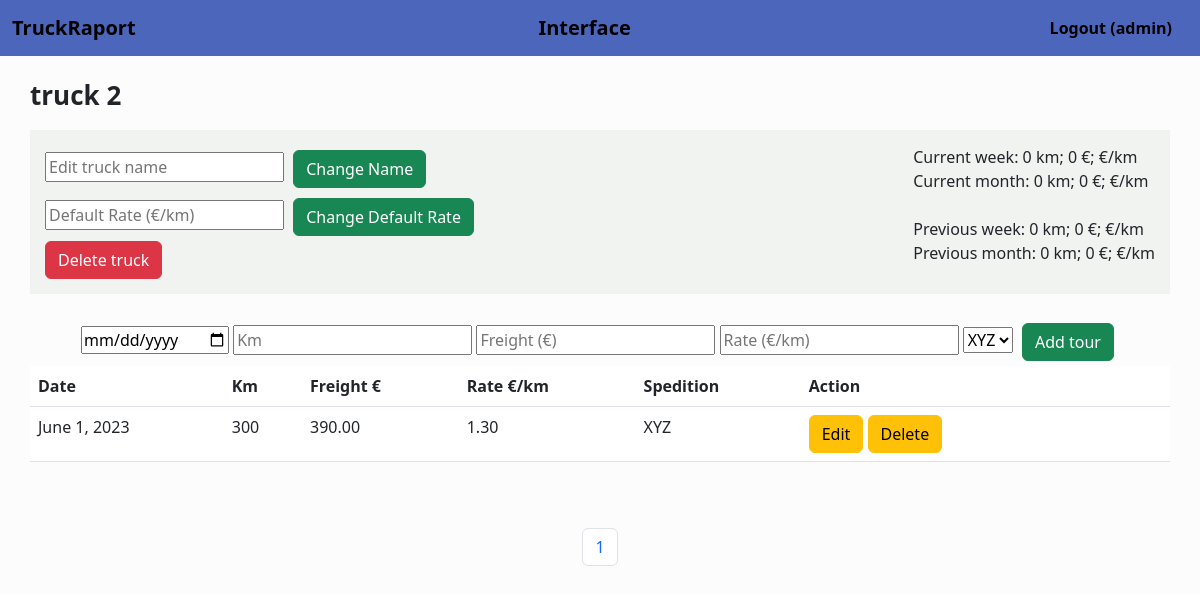
Page /trucks/23 (signed in) on the earlier database version.
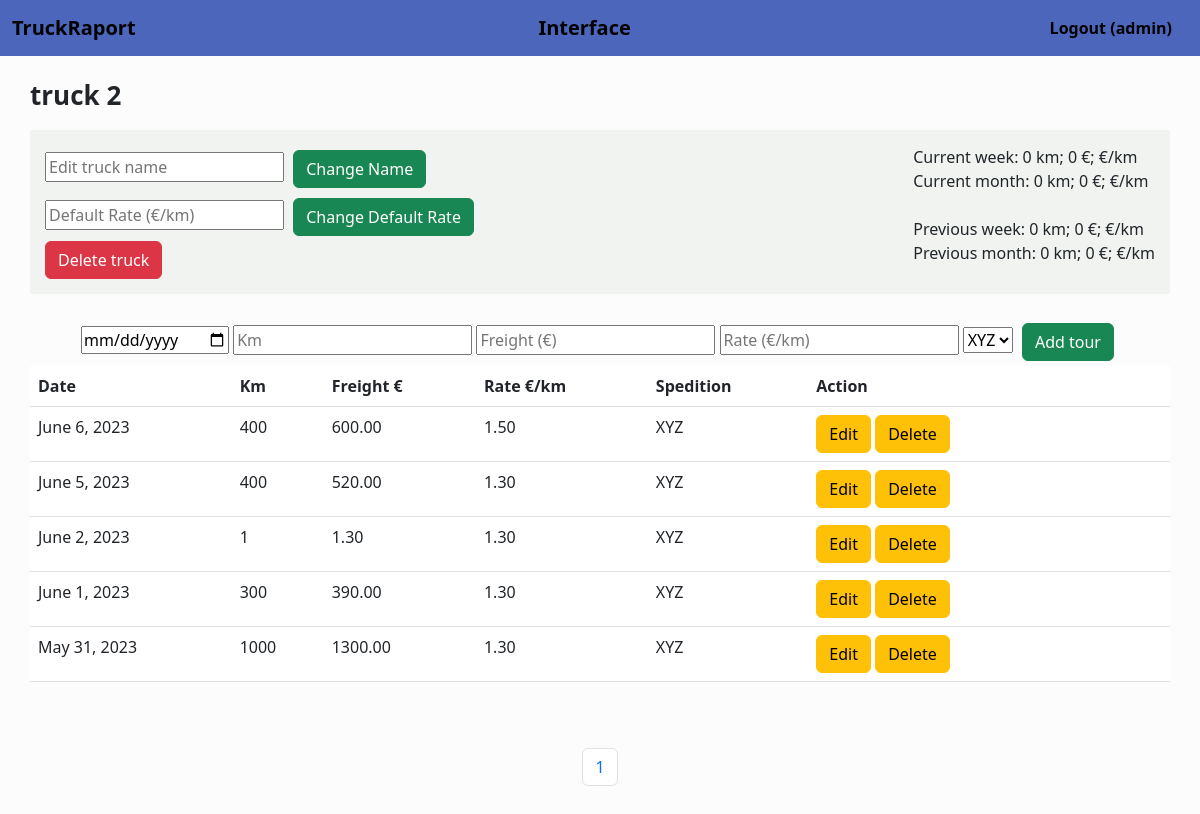
Same page on the later database version.
### truck/models.py (models this page shows, shortened)
class Tour(models.Model):
    id = models.AutoField(primary_key=True)
    user = models.ForeignKey(User, on_delete=models.CASCADE)
    truck = models.ForeignKey(Truck, on_delete=models.CASCADE)
    freight = models.DecimalField(max_digits=10, decimal_places=2)
    km = models.IntegerField(blank=True, null=True)
    rate = models.DecimalField(max_digits=10, decimal_places=2)
    date= models.DateField()
    spedition = models.ForeignKey(Spedition, on_delete=models.CASCADE, related_name="sped")

class Spedition (models.Model):
    id = models.AutoField(primary_key=True)
    name = models.CharField(max_length=30)
    user = models.ForeignKey(User, on_delete=models.CASCADE)
    def __str__(self):
        return f"{self.name}"

### truck/views.py (the view)
# urls.py: path("trucks/<int:truck_id>", views.truck_view, name="truck_view"),
def truck_view(request, truck_id):
    truck = Truck.objects.get(pk = truck_id)
    if request.method == "POST":
        form = TourForm(request.POST)
        if form.is_valid():
            freight = form.cleaned_data["Freight"]
            km = form.cleaned_data["Km"]
            date = form.cleaned_data["Date"]
            rate = freight/km
            spedition = Spedition.objects.get(pk=int(request.POST["spedition"]))
            tour = Tour(user=request.user, truck=truck, freight=freight, km=km, date=date, rate=rate, spedition=spedition)
            tour.save()
            return HttpResponseRedirect(reverse("truck_view", args=(truck_id,)))
        else:
            return HttpResponseRedirect(reverse("truck_view", args=(truck_id,)))
    else:
        tours = Tour.objects.filter(truck=truck).order_by("-date")
        paginator = Paginator(tours, 30)
        page_number = request.GET.get('page')
        tours_pagin = paginator.get_page(page_number)
        week = []
        month = []
        prev_week = []
        prev_month = []
        date = datetime.now()
        for tour in tours:
            if tour.date.isocalendar().week == date.isocalendar().week and tour.date.isocalendar().year == date.isocalendar().year:
                tour_week = {
                    "km": tour.km,
                    "freight": tour.freight
                }
                week.append(tour_week)
            elif tour.date.isocalendar().week == date.isocalendar().week - 1 and tour.date.isocalendar().year == date.isocalendar().year:
                tour_week = {
                    "km": tour.km,
                    "freight": tour.freight
                }
                prev_week.append(tour_week)
            if datetime.now().month == tour.date.month and tour.date.isocalendar().year == date.isocalendar().year:
                tour_month = {
                    "km": tour.km,
                    "freight": tour.freight
                }
                month.append(tour_month)
            elif datetime.now().month - 1 == tour.date.month and tour.date.isocalendar().year == date.isocalendar().year:
                tour_month = {
                    "km": tour.km,
                    "freight": tour.freight
                }
                prev_month.append(tour_month)
        if week:
            current_week = dict(functools.reduce(operator.add,
            map(collections.Counter, week)))
            current_week = {
                "km": current_week["km"],
                "freight": current_week["freight"],
                "rate": "{:.3f}".format(current_week["freight"]/current_week["km"])
            }
        else:
            current_week = {
                "km": 0,
                "freight": 0,
                "rate": "",
            }
        if month:
            current_month = dict(functools.reduce(operator.add,
            map(collections.Counter, month)))
            current_month = {
                "km": current_month["km"],
                "freight": current_month["freight"],
                "rate": "{:.3f}".format(current_month["freight"]/current_month["km"])
            }
        else:
            current_month = {
                "km": 0,
                "freight": 0,
                "rate": "",
            }
        if prev_week:
            previous_week = dict(functools.reduce(operator.add,
            map(collections.Counter, prev_week)))
            previous_week = {
                "km": previous_week["km"],
                "freight": previous_week["freight"],
                "rate": "{:.3f}".format(previous_week["freight"]/previous_week["km"])
            }
        else:
            previous_week = {
                "km": 0,
                "freight": 0,
                "rate": "",
            }
        if prev_month:
            previous_month = dict(functools.reduce(operator.add,
            map(collections.Counter, prev_month)))
            previous_month = {
                "km": previous_month["km"],
                "freight": previous_month["freight"],
                "rate": "{:.3f}".format(previous_month["freight"]/previous_month["km"])
            }
        else:
            previous_month = {
                "km": 0,
                "freight": 0,
                "rate": "",
            }
        return render(request, "truck/truck.html", {
            "truck": truck,
            "Tour": TourForm(),
            "Default_rate": RateForm(),
            "tours": tours_pagin,
            "edit": EditTruckForm(),
            "week": current_week,
            "month": current_month,
            "prev_week": previous_week,
            "prev_month": previous_month,
            "speditions": Spedition.objects.filter(user=request.user)
        })

### truck/views.py
class TourForm(forms.Form):
    Freight = forms.FloatField(
        label = "Freight", min_value = 0.1,
        widget=forms.NumberInput(attrs={'placeholder': 'Freight (€)'})
    )
    Km = forms.IntegerField(
        label='Km', min_value = 1,
        widget=forms.NumberInput(attrs={'placeholder': 'Km'})
        )
    Date = forms.DateField(widget=forms.DateInput(attrs={'type': 'date'}))
    Rate = forms.FloatField(
        label = "Rate", min_value = 0.1,
        widget=forms.NumberInput(attrs={'placeholder': 'Rate (€/km)'})
    )
    Id = forms.IntegerField(
        label='id', min_value = 1, required=False,
        widget=forms.NumberInput(attrs={'placeholder': 'id'})
        )

class RateForm(forms.Form):
    Default_rate = forms.FloatField(
        label = "Default rate", min_value = 0.1,
        widget=forms.NumberInput(attrs={'placeholder': 'Default Rate (€/km)'})
    )

### truck/models.py (called while the page is built)
    def __str__(self):
        return f"{self.username}"

### truck/templates/truck/truck.html (shortened to what this page needs)
{% extends "truck/layout.html" %}
{% load static %}
{% block body %}
<div id="trucks_body">
  <div id="truck_name">
    {{ truck.name }}
  </div>
<div id="all">
  <div id="truck_forms">
  {{ edit.New_name }} <input class="btn btn-success" data-id="{{ truck.id }}" id="change_truck" type="submit" value="Change Name">
  <br>
  {{ Default_rate.Default_rate }} <input class="btn btn-success" id="change_rate" type="submit" value="Change Default Rate">
  <br>
  <input class="btn btn-danger" id="delete_truck" type="button" value="Delete truck">
</div>
<div id="stats">
Current week: {{ week.km }} km; {{ week.freight }} €; {{ week.rate }} €/km
<br>
Current month: {{ month.km }} km; {{ month.freight }} €;  {{ month.rate }} €/km
<br><br>
Previous week: {{ prev_week.km }} km; {{ prev_week.freight }} €; {{ prev_week.rate }} €/km
<br>
Previous month: {{ prev_month.km }} km; {{ prev_month.freight }} €; {{ prev_month.rate }} €/km
</div>
</div>
<br>
<div id="add_tour_form">
<form action="{% url 'truck_view' truck.id %}" method="post">
    {{ Tour.Date }} {{ Tour.Km }} {{ Tour.Freight }} {{ Tour.Rate }}
    <select name="spedition">
      {% for spedition in speditions %}
        <option value="{{ spedition.id }}">{{ spedition }}</option>
        {% endfor %}
    </select>
<input class="btn btn-success" id="add_tour" type="submit" value="Add tour">
</form>
</div>
<table class="table table-hover">
    <thead>
      <tr>
        <th scope="col">Date</th>
        <th scope="col">Km</th>
        <th scope="col">Freight €</th>
        <th scope="col">Rate €/km</th>
        <th scope="col">Spedition</th>
        <th scope="col">Action</th>
        <th scope="col"></th>
      </tr>
    </thead>
    <tbody>
        {% for tour in tours %}
      <tr data-id="{{ tour.id }}">
        <td>{{ tour.date }}</td>
        <td>{{ tour.km }}</td>
        <td>{{ tour.freight }}</td>
        <td>{{ tour.rate }}</td>
        <td>{{ tour.spedition }}</td>
        <td> <button type="button" id="edit" data-id="{{ tour.id }}" class="btn btn-warning">Edit</button>
          <button type="button" id="delete" data-id="{{ tour.id }}" class="btn btn-warning">Delete</button>
        </td><td style="width: 100px;">
        </td>
      </tr>
      {% endfor %}
    </tbody>
  </table>
  <nav aria-label="Page navigation example" style="padding: 50px;">
    <ul class="pagination justify-content-center">
          <li class="page-item"><a class="page-link">{{ tours.number }}</a></li>
</ul>
</nav>
</div>
{% endblock %}

Differences in the rows shown:
added Tour: date "June 6, 2023", km "400", freight "600.00", rate "1.50", spedition "XYZ"
added Tour: date "June 5, 2023", km "400", freight "520.00", rate "1.30", spedition "XYZ"
added Tour: date "June 2, 2023", km "1", freight "1.30", rate "1.30", spedition "XYZ"
added Tour: date "May 31, 2023", km "1000", freight "1300.00", rate "1.30", spedition "XYZ"
